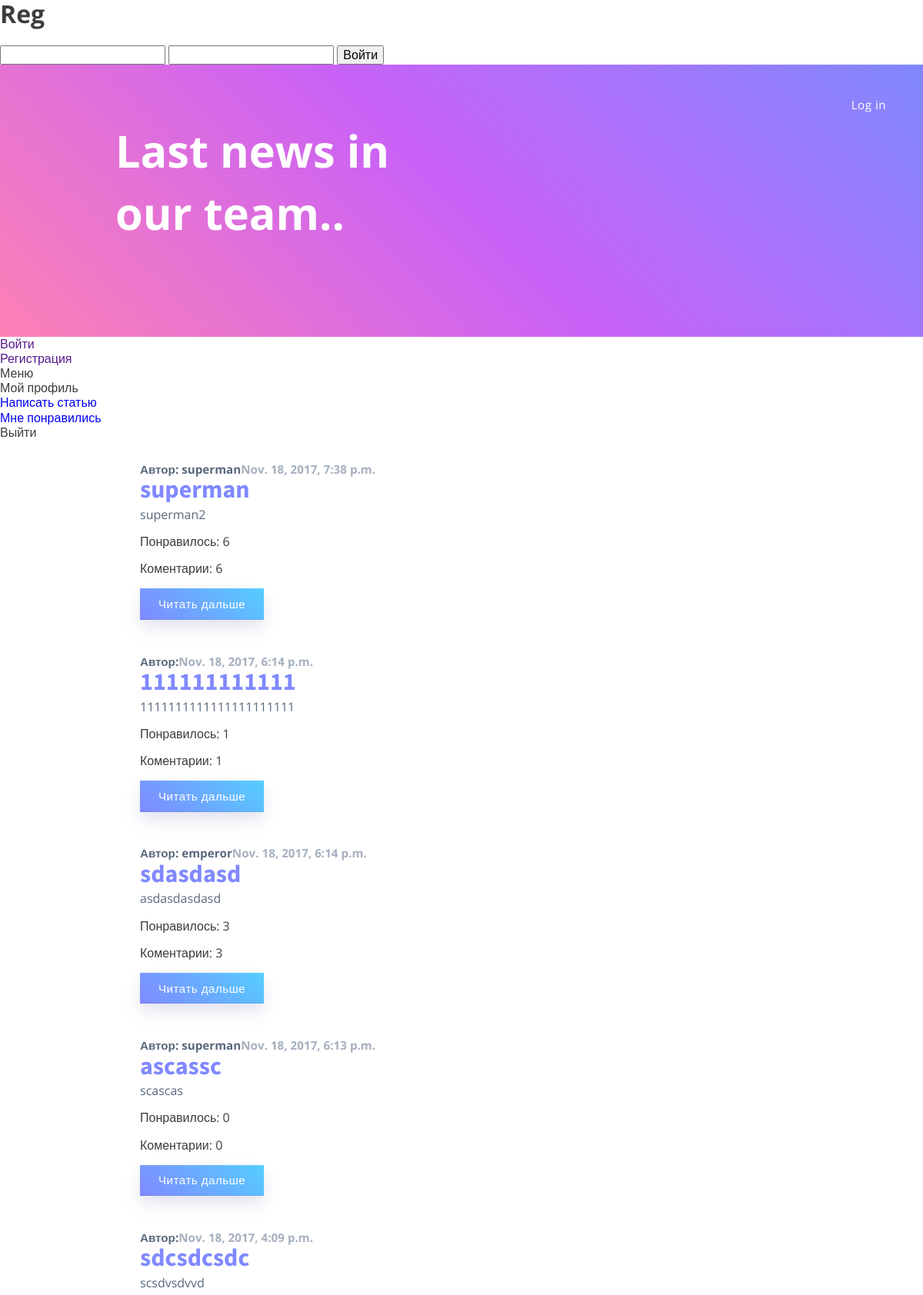
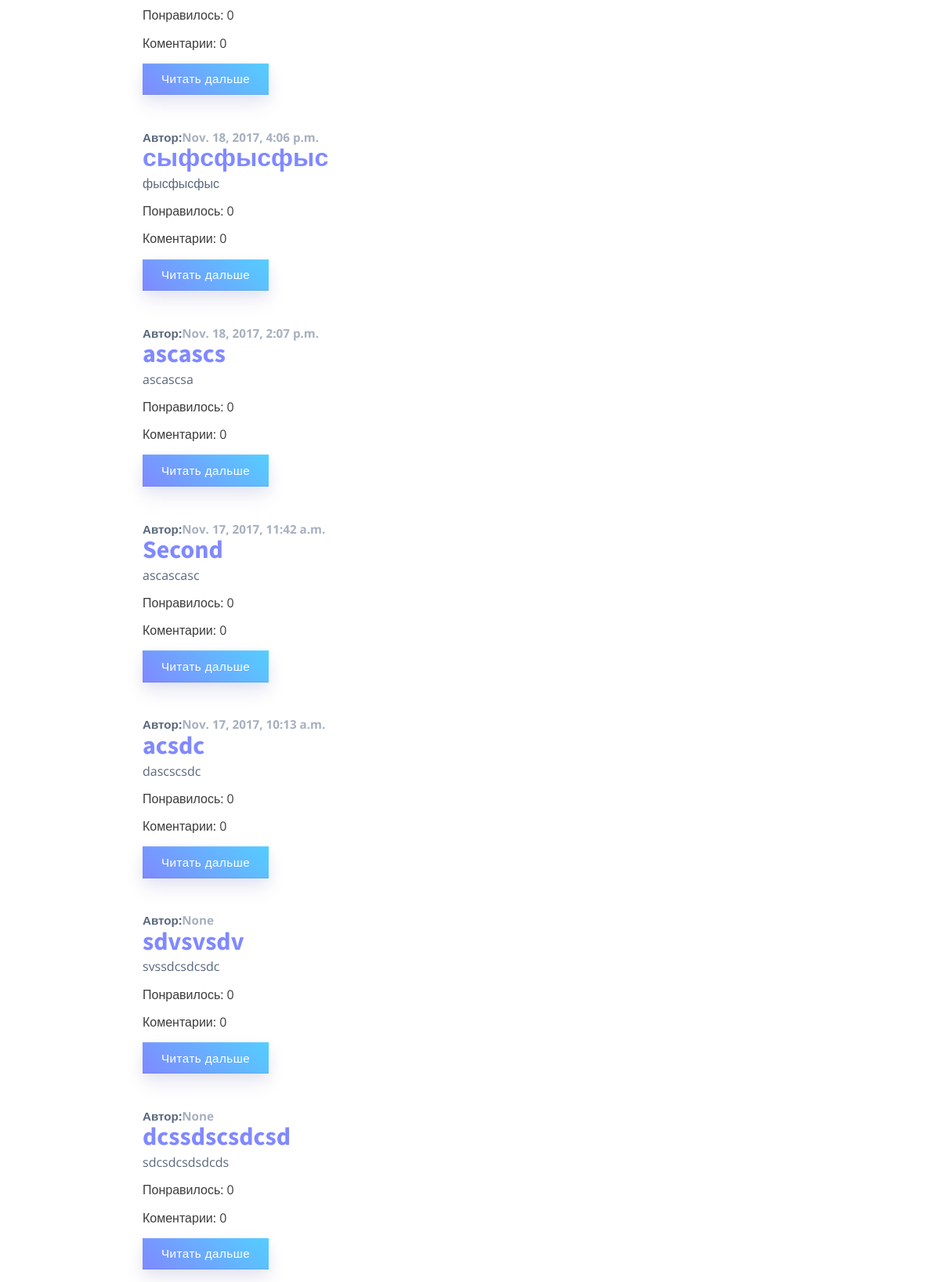
/page/, run on the app's committed database (2 pictures, top to bottom).
### article/models.py (models this page shows)
class Article(models.Model):
    class Meta():
        db_table = 'article'
        ordering = ["-article_date"]
    article_title = models.CharField(max_length=200)
    article_text = models.TextField(null=True)
    article_date = models.DateTimeField(auto_now_add=True, null=True)
    article_likes = models.IntegerField(default=0)
    article_user = models.ForeignKey(User, null=True)

### article/views.py (the view)
def articleList(request):
    articles = Article.objects.all()
    return render(request, 'article/articleList.html', {'articleList': articles, 'username': auth.get_user(request).username})

### templates/article/articleList.html
{% extends 'base.html' %}
{% block content %}
    <div class="articles-list">
        <header class="articles-list__header">
            <div class="login">
                <div class="login__btn btn" id="menu">
                    <span>Log in</span>
                </div>
            </div>
            <div class="container">
                <h1 class="title">Last news in our team..</h1>
            </div>
        </header>
        <a href="">Войти</a>
        <a href="">Регистрация</a>
        <a>Меню</a>
        <a>Мой профиль</a>
        <a href="/articles/write/">Написать статью</a>
        <a href="/articles/favorite/">Мне понравились</a>
        <a>Выйти</a>
        <div class="container">
            {% for item in articleList %}
                <div class="articles-block">
                    <div class="articles-block__header">
                        <a href="/articles/users/{{ item.article_user.id }}" class="articles-block__author">
                            Автор: {{ item.article_user.username }}
                        </a>
                        <span class="articles-block__date">{{ item.article_date }}</span>
                    </div>
                    <h2 class="articles-block__title">{{ item.article_title }}</h2>
                    <p class="articles-block__announce">{{ item.article_text|truncatewords:2 }}</p>
                    <p>Понравилось: {{ item.article_likes }}</p>
                    <p>Коментарии: {{ item.article_likes }}</p>
                    <a href="/articles/get/{{ item.id }}" class="articles-block__read btn">Читать дальше</a>
                </div>
            {% endfor %}
        </div>
    </div>
{% endblock %}

### static/style/main.css (style rules this page uses)
html { font-family: sans-serif; line-height: 1.2; -ms-text-size-adjust: 100%; -webkit-text-size-adjust: 100%; }
body { margin: 0; padding: 0; }
* { -webkit-box-sizing: border-box; box-sizing: border-box; }
article, aside, footer, header, nav, section, a { display: block; }
a { text-decoration: none; background-color: transparent; -webkit-text-decoration-skip: objects; }
html { font-size: 16px; }
*, *::after, *::before { -webkit-box-sizing: border-box; box-sizing: border-box; }
html { font-size: 16px; height: 100%; }
body { font-family: 'Open Sans', arial, sans-serif; font-size: 1rem; font-weight: 400; font-style: normal; position: relative; min-height: 100vh; min-height: 100%; color: #3c3c3c; background-color: #fff; }
.container { width: 75%; max-width: 1170px; margin: 0 auto; }
.btn { font-size: .95rem; line-height: 1.4; display: inline-block; padding: .6rem 1.5rem; cursor: pointer; text-align: center; letter-spacing: .03rem; color: #fff; border: none; -ms-touch-action: auto; touch-action: auto; }
a { text-decoration: none; }
h1, h2, h3, h4, h5, h6 { font-weight: 700; line-height: 1.1; margin-top: 0; }
p { margin-top: 0; }
h2 { font-size: 2rem; margin-bottom: 1.5rem; }
.title { font-size: 3.6rem; line-height: 1.4; margin-bottom: 3rem; color: #fff; }
.articles-list { position: relative; }
.articles-list__header { min-height: 350px; padding-top: 4.5rem; padding-right: 0; padding-bottom: 4.5rem; padding-left: 0; background: -webkit-linear-gradient(45deg, #fd81b5 0%, #c961f7 50%, #8089ff 100%); background: -o-linear-gradient(45deg, #fd81b5 0%, #c961f7 50%, #8089ff 100%); background: linear-gradient(45deg, #fd81b5 0%, #c961f7 50%, #8089ff 100%); }
.articles-list__header .title { width: 400px; }
.articles-block { padding: 1.8rem 1rem 1rem 2rem; }
.articles-block__header { font-size: .95rem; font-weight: 700; display: -webkit-box; display: -ms-flexbox; display: flex; -webkit-box-pack: start; -ms-flex-pack: start; justify-content: flex-start; }
.articles-block__author { text-decoration: none; color: #59687c; }
.articles-block__title { font-family: 'Source Sans Pro', arial, sans-serif; font-size: 2rem; margin-bottom: .35rem; color: #8089ff; }
.articles-block__date { color: #a6b0bf; }
.articles-block__announce { color: #59687c; }
.articles-block__read { background: -webkit-linear-gradient(45deg, #8089ff 0%, #54ceff 100%); background: -o-linear-gradient(45deg, #8089ff 0%, #54ceff 100%); background: linear-gradient(45deg, #8089ff 0%, #54ceff 100%); -webkit-box-shadow: 0 7px 15px rgba(0, 9, 128, .05), 0 12px 28px rgba(0, 9, 128, .075), inset 0 1px 1px rgba(255, 255, 255, .1), inset 0 -1px 1px rgba(0, 0, 0, .075); box-shadow: 0 7px 15px rgba(0, 9, 128, .05), 0 12px 28px rgba(0, 9, 128, .075), inset 0 1px 1px rgba(255, 255, 255, .1), inset 0 -1px 1px rgba(0, 0, 0, .075); }
.login { position: absolute; top: 2rem; right: 1.5rem; }

### data on the page
Article: article_user.username "superman", article_date "Nov. 18, 2017, 7:38 p.m.", article_title "superman", article_text "superman2", article_likes "6"
Article: article_date "Nov. 18, 2017, 6:14 p.m.", article_title "111111111111", article_text "1111111111111111111111", article_likes "1"
Article: article_user.username "emperor", article_date "Nov. 18, 2017, 6:14 p.m.", article_title "sdasdasd", article_text "asdasdasdasd", article_likes "3"
Article: article_user.username "superman", article_date "Nov. 18, 2017, 6:13 p.m.", article_title "ascassc", article_text "scascas", article_likes "0"
Article: article_date "Nov. 18, 2017, 4:09 p.m.", article_title "sdcsdcsdc", article_text "scsdvsdvvd", article_likes "0"
Article: article_date "Nov. 18, 2017, 4:06 p.m.", article_title "сыфсфысфыс", article_text "фысфысфыс", article_likes "0"
Article: article_date "Nov. 18, 2017, 2:07 p.m.", article_title "ascascs", article_text "ascascsa", article_likes "0"
Article: article_date "Nov. 17, 2017, 11:42 a.m.", article_title "Second", article_text "ascascasc", article_likes "0"
Article: article_date "Nov. 17, 2017, 10:13 a.m.", article_title "acsdc", article_text "dascscsdc", article_likes "0"
Article: article_date "None", article_title "sdvsvsdv", article_text "svssdcsdcsdc", article_likes "0"
Article: article_date "None", article_title "dcssdscsdcsd", article_text "sdcsdcsdsdcds", article_likes "0"
